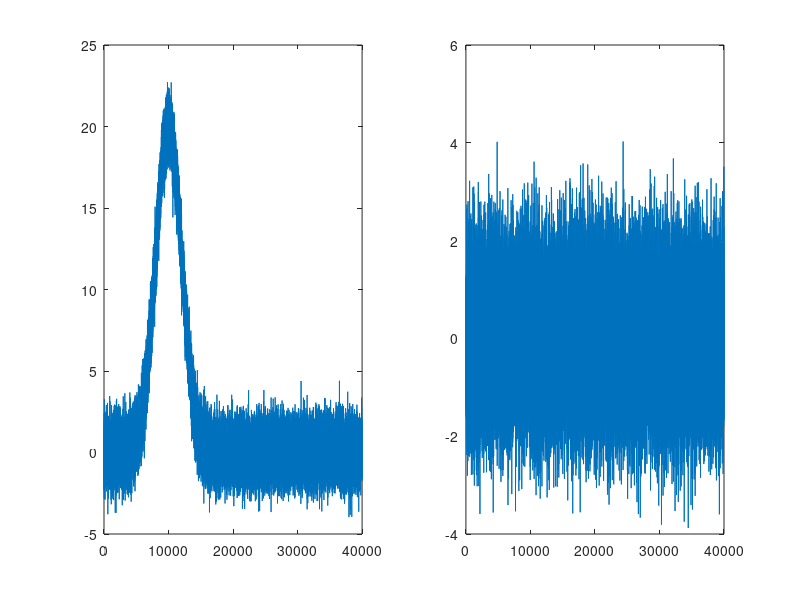

MATLAB code for this plot: (Note: this script raises an error after producing the figure.)
%% Load data
example_GARII_dataset = importdata('example_GARII_dataset.mat');
TomoData_Xdeco = importdata('TomoData_Xdeco.mat');
TomoData_Xpure = importdata('TomoData_Xpure.mat');
TomoData_Ypure = importdata('TomoData_Ypure.mat');
TomoData_Zpure = importdata('TomoData_Zpure.mat');


%% Visualise state data
data = TomoData_Xpure;
figure;
for i = 1:2;
    subplot(1,2,i);
    plot(data(:,1),data(:,1+i));
end

%% Quantum State Tomography
rx = trapz(TomoData_Xpure(5000:15000,2));
ry = trapz(TomoData_Ypure(5000:15000,3));
rz = trapz(TomoData_Zpure(25000:35000,2));
rxdeco = trapz(TomoData_Xdeco(5000:15000,2))/rx;
rydeco = trapz(TomoData_Xdeco(5000:15000,3))/ry;
rzdeco = trapz(TomoData_Xdeco(25000:35000,2))/rz;

rho = densityMat(rxdeco,rydeco,rzdeco);

%% Visualise GARII data
figure;
for i = 1:8;
    subplot(2,4,i);
    plot(example_GARII_dataset.xdata,mean(example_GARII_dataset.dataQ(:,1,i,:),4));
end

%% Quantum Process Tomography
% First we need to find the integration bin:
starttime1 = 1.1e-5;
endtime1   = 3.0e-5;
starttime2 = 9.1e-5;
endtime2   = 1.1e-4;
bintimes = binIntegrationTimes(example_GARII_dataset.xdata, starttime1, endtime1, starttime2, endtime2);
% Now we integrate to find rx, ry, and rz
% Add -1e-3 to normalise correctly, maybe remove?
rz = trapz(mean(example_GARII_dataset.dataQ(bintimes(3):bintimes(4),1,1,:)-1e-3,4));
rzp= trapz(mean(example_GARII_dataset.dataQ(bintimes(3):bintimes(4),1,3,:)-1e-3,4));
rx = trapz(mean(example_GARII_dataset.dataQ(bintimes(1):bintimes(2),1,5,:)-1e-3,4));
ry = trapz(mean(example_GARII_dataset.dataI(bintimes(1):bintimes(2),1,7,:)-1e-3,4));

rho1       = densityMatGARII(rz,rz,rz,bintimes,example_GARII_dataset,2);
rho4       = densityMatGARII(rzp,rzp,rzp,bintimes,example_GARII_dataset,4);
plusplus   = densityMatGARII(rx,rx,rx,bintimes,example_GARII_dataset,6);
minusminus = densityMatGARII(ry,ry,ry,bintimes,example_GARII_dataset,8);

rho2 = plusplus - 1i*minusminus - 0.5*(1-1i)*(rho1+rho4);
rho3 = plusplus + 1i*minusminus - 0.5*(1+1i)*(rho1+rho4);

lambda = 0.5*[1,0,0,1;0,1,1,0;0,1,-1,0;1,0,0,-1];

chi = lambda*[rho1,rho2;rho3,rho4]*lambda;

bar3(chi)


